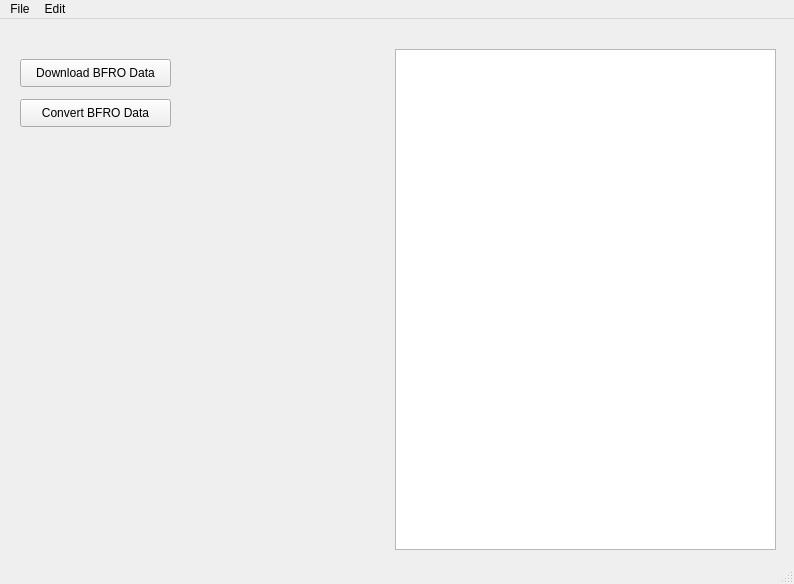
<?xml version="1.0" encoding="UTF-8"?>
<ui version="4.0">
 <class>MainWindow</class>
 <widget class="QMainWindow" name="MainWindow">
  <property name="geometry">
   <rect>
    <x>0</x>
    <y>0</y>
    <width>794</width>
    <height>584</height>
   </rect>
  </property>
  <property name="windowTitle">
   <string>MainWindow</string>
  </property>
  <widget class="QWidget" name="centralwidget">
   <widget class="QTextBrowser" name="textBrowser">
    <property name="geometry">
     <rect>
      <x>395</x>
      <y>30</y>
      <width>381</width>
      <height>501</height>
     </rect>
    </property>
   </widget>
   <widget class="QPushButton" name="pushButton">
    <property name="geometry">
     <rect>
      <x>20</x>
      <y>40</y>
      <width>151</width>
      <height>28</height>
     </rect>
    </property>
    <property name="text">
     <string>Download BFRO Data</string>
    </property>
   </widget>
   <widget class="QPushButton" name="pushButton_2">
    <property name="geometry">
     <rect>
      <x>20</x>
      <y>80</y>
      <width>151</width>
      <height>28</height>
     </rect>
    </property>
    <property name="text">
     <string>Convert BFRO Data</string>
    </property>
   </widget>
  </widget>
  <widget class="QMenuBar" name="menubar">
   <property name="geometry">
    <rect>
     <x>0</x>
     <y>0</y>
     <width>794</width>
     <height>22</height>
    </rect>
   </property>
   <widget class="QMenu" name="menuFile">
    <property name="title">
     <string>File</string>
    </property>
    <addaction name="actionOpen"/>
    <addaction name="actionExport"/>
    <addaction name="separator"/>
    <addaction name="actionExit"/>
   </widget>
   <widget class="QMenu" name="menuEdit">
    <property name="title">
     <string>Edit</string>
    </property>
   </widget>
   <addaction name="menuFile"/>
   <addaction name="menuEdit"/>
  </widget>
  <widget class="QStatusBar" name="statusbar"/>
  <action name="actionOpen">
   <property name="text">
    <string>Open</string>
   </property>
  </action>
  <action name="actionExport">
   <property name="text">
    <string>Export</string>
   </property>
  </action>
  <action name="actionExit">
   <property name="checkable">
    <bool>false</bool>
   </property>
   <property name="text">
    <string>Exit</string>
   </property>
  </action>
 </widget>
 <resources/>
 <connections/>
</ui>
